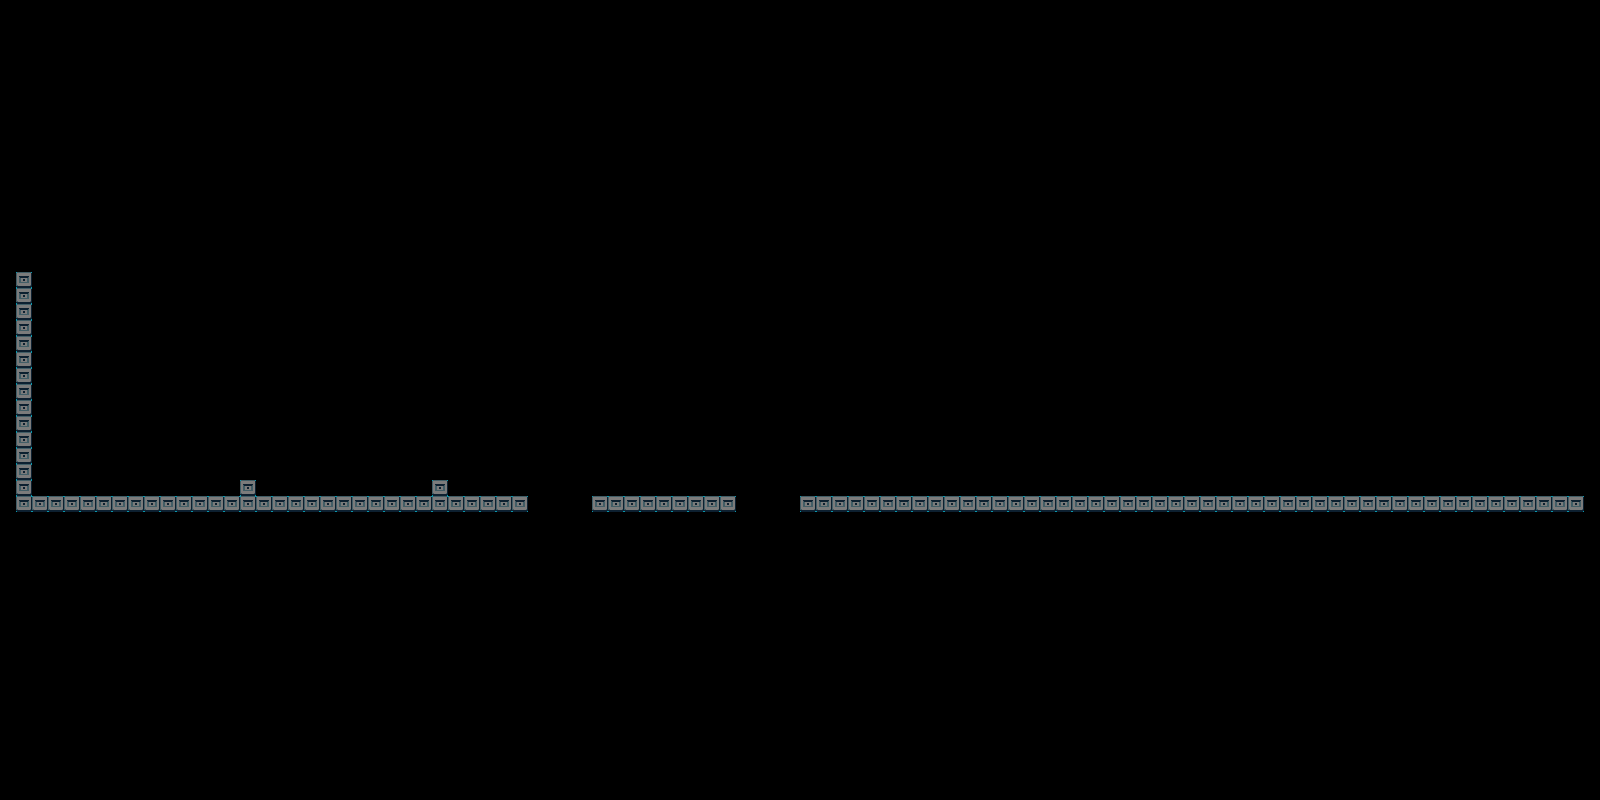

Tiled map render using the project's own tile images. Description and the map definition, with tile-layer contents summarised, below:
An orthogonal 100x50 tile map with 16x16 px tiles, 1 tile layer (Tile Layer 1) and 5 objects (3x Enemy, Start, End).

<map version="1.2" tiledversion="1.2.3" orientation="orthogonal" renderorder="right-down" width="100" height="50" tilewidth="16" tileheight="16" infinite="0" nextlayerid="3" nextobjectid="7">
 <tileset firstgid="1" source="arne_sprites.tsx" />
 <layer id="1" name="Tile Layer 1" width="100" height="50">
  <data>[5000 cells, 106 non-empty, 1 distinct tile ids]</data>
 </layer>
 <objectgroup id="2" name="Objects">
  <object id="1" name="Start" type="Start" gid="50" x="81" y="464" width="16" height="16" />
  <object id="3" name="End" type="End" gid="49" x="1311" y="306" width="16" height="16" />
  <object id="4" name="Enemy1" type="Enemy" gid="81" x="400" y="492" width="16" height="16" />
  <object id="5" name="Enemy2" type="Enemy" gid="81" x="663" y="491" width="16" height="16" />
  <object id="6" name="Enemy3" type="Enemy" gid="81" x="1040" y="478" width="16" height="16" />
 </objectgroup>
</map>
